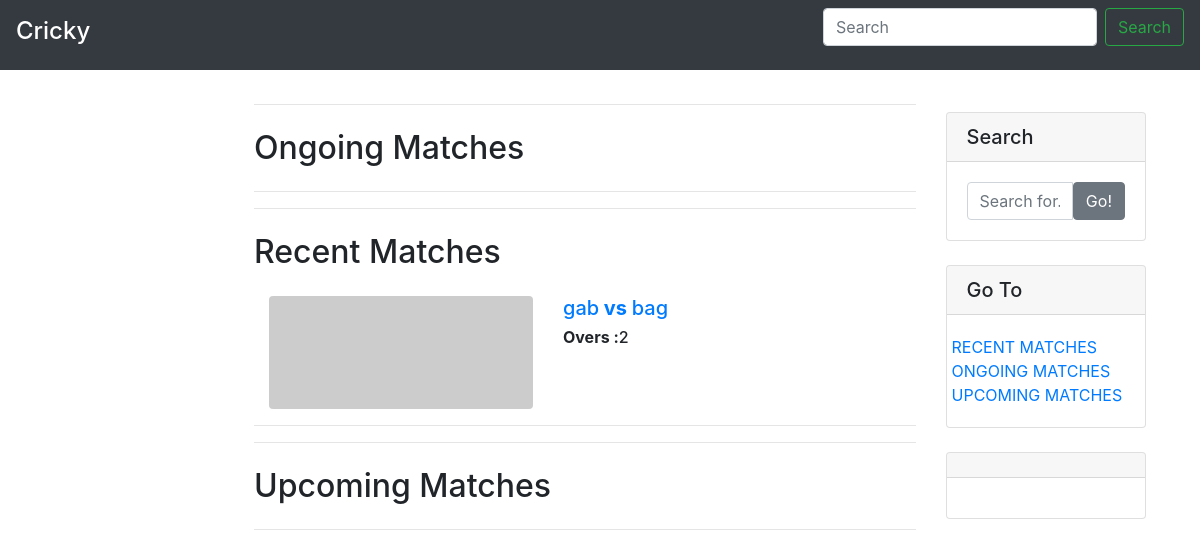
The app's page /search/tournaments/details/7/matches with its own data.
### tournament/models.py (models this page shows, shortened)
class Match(models.Model):
    name = models.CharField(max_length=10, blank=True, null=True)
    tournament = models.ForeignKey(Tournament, on_delete=models.CASCADE, null=True, blank=True)
    team_1 = models.ForeignKey('Team', related_name='team_1', on_delete=models.DO_NOTHING, null=True, blank=True)
    team_2 = models.ForeignKey('Team', related_name='team_2', on_delete=models.DO_NOTHING, null=True, blank=True)
    overs = models.IntegerField(default=0)
    match_status = models.IntegerField(default=0)
    toss_winner = models.ForeignKey('Team', related_name='toss_winner', on_delete=models.DO_NOTHING,
                                    blank=True, null=True)
    toss_winner_choice = models.CharField(max_length=10, default='Select')
    match_winner = models.ForeignKey('Team', related_name='match_winner', on_delete=models.DO_NOTHING, blank=True, null=True)

class Team(models.Model):
    name = models.CharField(max_length=20, unique=True)
    owner = models.CharField(max_length=20)
    logo = models.ImageField()
    tournament = models.ForeignKey(Tournament, on_delete=models.CASCADE, null=True, blank=True)
    players = models.ManyToManyField(Player)
    def __str__(self):
        return self.name

### search/views.py (the view)
# urls.py: path('tournaments/details/<int:tournament_id>/matches', views.tournaments_matches, name='tournaments_matches'),
def tournaments_matches(request, tournament_id):
    tournament=Tournament.objects.get(id=tournament_id)
    al_matches = tournament.match_set.all()
    try:
        P = Player.objects.get(pk=request.user.id)
        context = { 'tournament':tournament,'matches':al_matches,'P': P}
    except Exception:
        try:
            o = Organizer.objects.get(pk=request.user.id)
            context = {'tournament':tournament,'matches':al_matches, 'O': o}
        except Exception:
            context = {'tournament':tournament,'matches':al_matches, 'O': None}
    return render(request, 'search/tournament_matches.html', context)

### search/templates/search/tournament_matches.html (shortened to what this page needs)
{% extends 'search/base.html' %}
{% block body %}
    <main role="main" class="col-md-9 ml-sm-auto col-lg-10 pt-3 px-4">
    <br>
    <br>
    <br>
<div class="container">
    <div class="container">
      <div class="row">
        <div  class="col-md-9">
            <hr>
            <h2 class="my-4" style="{text-align: center;}">Ongoing Matches
            </h2>
            <div id="ongoing">
                <hr>
            </div>
            <hr>
            <div id="recent">
            <h2 class="my-4">Recent Matches
            </h2>
                {% for match in matches %}
                    {% if match.match_status == 2 %}
                        <div   class=" portfolio-item" >
                          <div class="col-md-8">
                           <div class="row">
                             <div class="col-md-8">
                                  <a href="#">
                                    <img class="img-fluid rounded mb-3 mb-md-0" src="http://placehold.it/700x300" alt="">
                                  </a>
                             </div>
                             <div class="col-md-4">
                                  <a  href="{% url 'search:match_details' match.id %}"><h5>{{match.team_1 }}<b> vs </b> {{ match.team_2 }}</h5></a>
                                  <h6><b> Overs :</b>{{ match.overs }}</h6>
                             </div>
                           </div>
                          </div>
                        </div>
                             <hr>
                    {%  endif%}
                {% endfor %}
            </div>
             <div id="upcoming">
                 <hr>
             <h2 class="my-4">Upcoming Matches
             </h2>
                             <hr>
             </div>
        </div>
        <div   class="col-md-3 ">
            <div class="sticky-top" >
                      <div class="card my-4">
                        <h5 class="card-header">Search</h5>
                        <div class="card-body">
                          <div class="input-group">
                            <input type="text" class="form-control" placeholder="Search for...">
                            <span class="input-group-btn">
                              <button class="btn btn-secondary" type="button">Go!</button>
                            </span>
                          </div>
                        </div>
                      </div>
                      <div class="card my-4">
                        <h5 class="card-header">Go To</h5>
                        <div class="card-body">
                          <div class="row">
                              <a href="#recent">RECENT MATCHES</a>
                              <a href="#ongoing">ONGOING MATCHES</a>
                              <a href="#upcoming">UPCOMING MATCHES</a>
                          </div>
                      </div>
                      </div>
                      <div class="card my-4">
                        <h5 class="card-header">  </h5>
                        <div class="card-body">
                        </div>
                      </div>
            </div>
        </div>
      </div>
    </div>
</div>
    </main>
{% endblock %}

### records on screen
Match: match_status 2 (drawn), team_1 "gab", team_2 "bag", overs "2"
